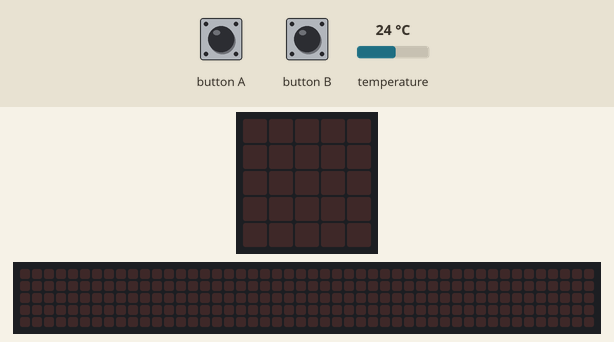
Simulated run of this program. Board: BBC micro:bit (MakeCode). On the bench: the board's 5×5 LED display, a strip that is not on the board, showing the scrolling text unrolled. The inputs (shaded band) are chosen by the test bench; at power-on: temperature 24 °C. The 48×5 strip is a reading aid, not a part: it shows the text the display is scrolling, unrolled, one strip-width of it at a time.

Above: at 1.2 s.
1.3 s: button A pressed for 0.15 s
At 4.0 s:
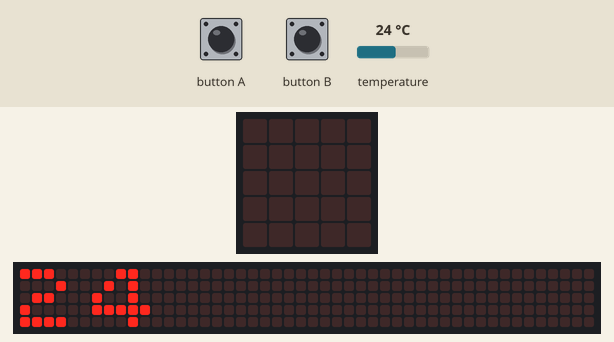
4.3 s: button B pressed for 0.15 s
At 4.52 s:
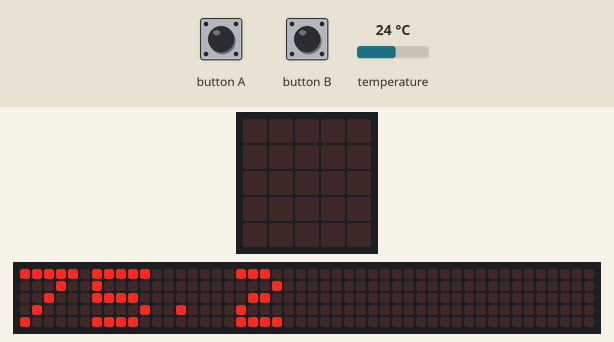
7.3 s: button A pressed for 0.15 s
At 7.52 s:
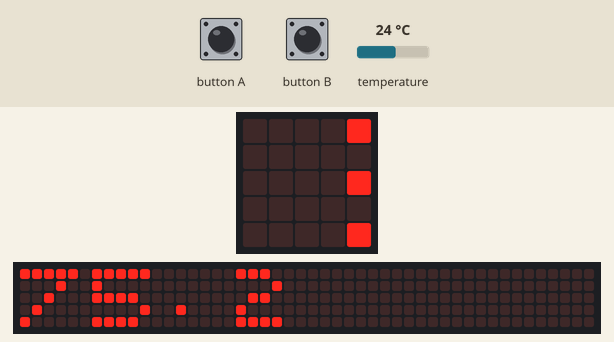
10.3 s: button B pressed for 0.15 s
At 10.52 s:
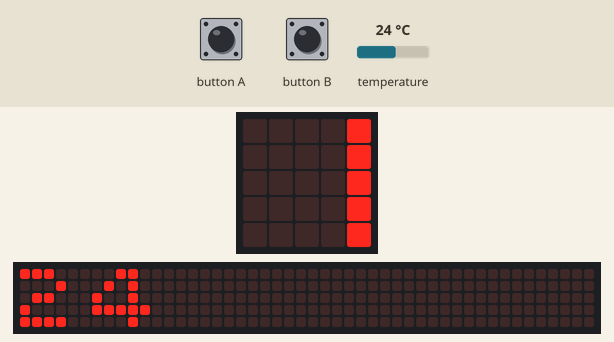
13.3 s: button A pressed for 0.15 s
At 13.82 s:
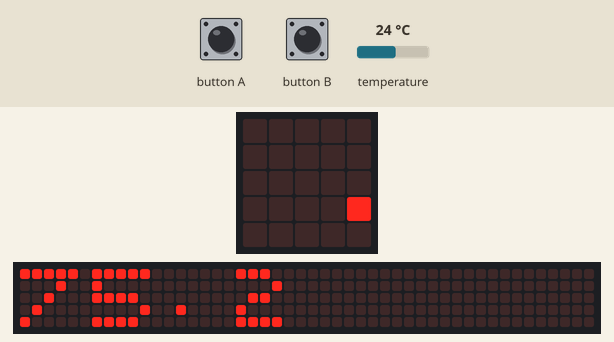
16.3 s: button B pressed for 0.15 s
At 16.67 s:
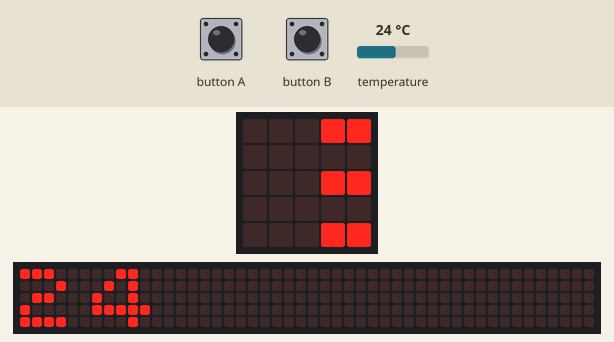

Measured:
- after the input at 1.3 s, the display: changes after 0.15 s (image 1)
- after the input at 4.3 s, the display: changes after 0.15 s (image 2)
- after the input at 7.3 s, the display: first differs from a run without the input after 0.15 s (image 3)
- after the input at 10.3 s, the display: first differs from a run without the input after 0.15 s (image 4)
- after the input at 16.3 s, the display: first differs from a run without the input after 0.15 s (image 6 shows a later state)

The program:

main.ts
```typescript
input.onButtonPressed(Button.A, function () {
    basic.clearScreen()
    basic.showNumber(input.temperature())
})
input.onButtonPressed(Button.B, function () {
    basic.clearScreen()
    basic.showNumber(input.temperature() * (9 / 5) + 32)
})
```

test.ts
```typescript
// aquí va el archivo "tests"; esto no se compilará cuando este paquete se utilice como una extensión.
```
